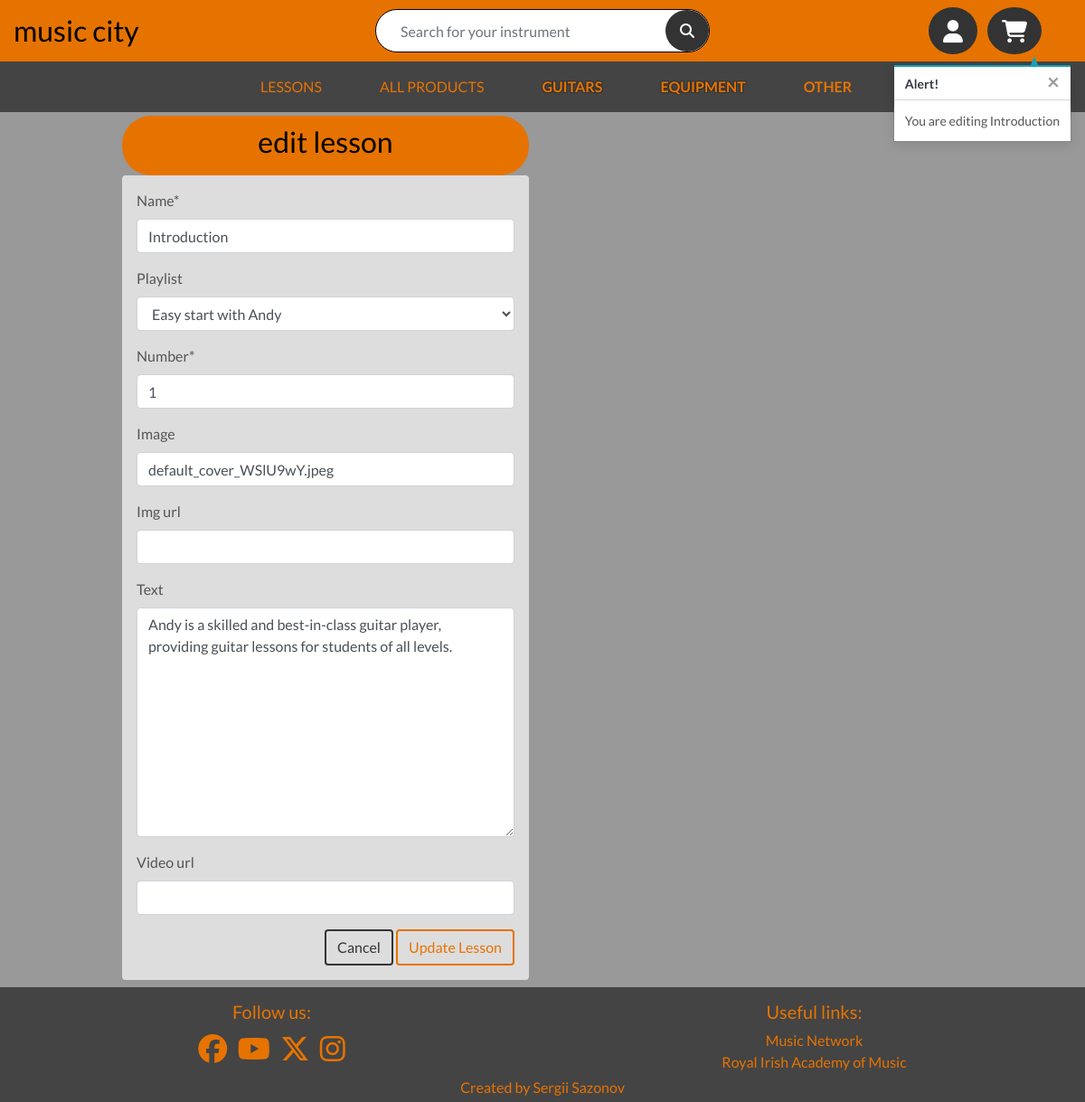
Before: /lessons/edit_lesson/11/ (signed in) with the older database file.
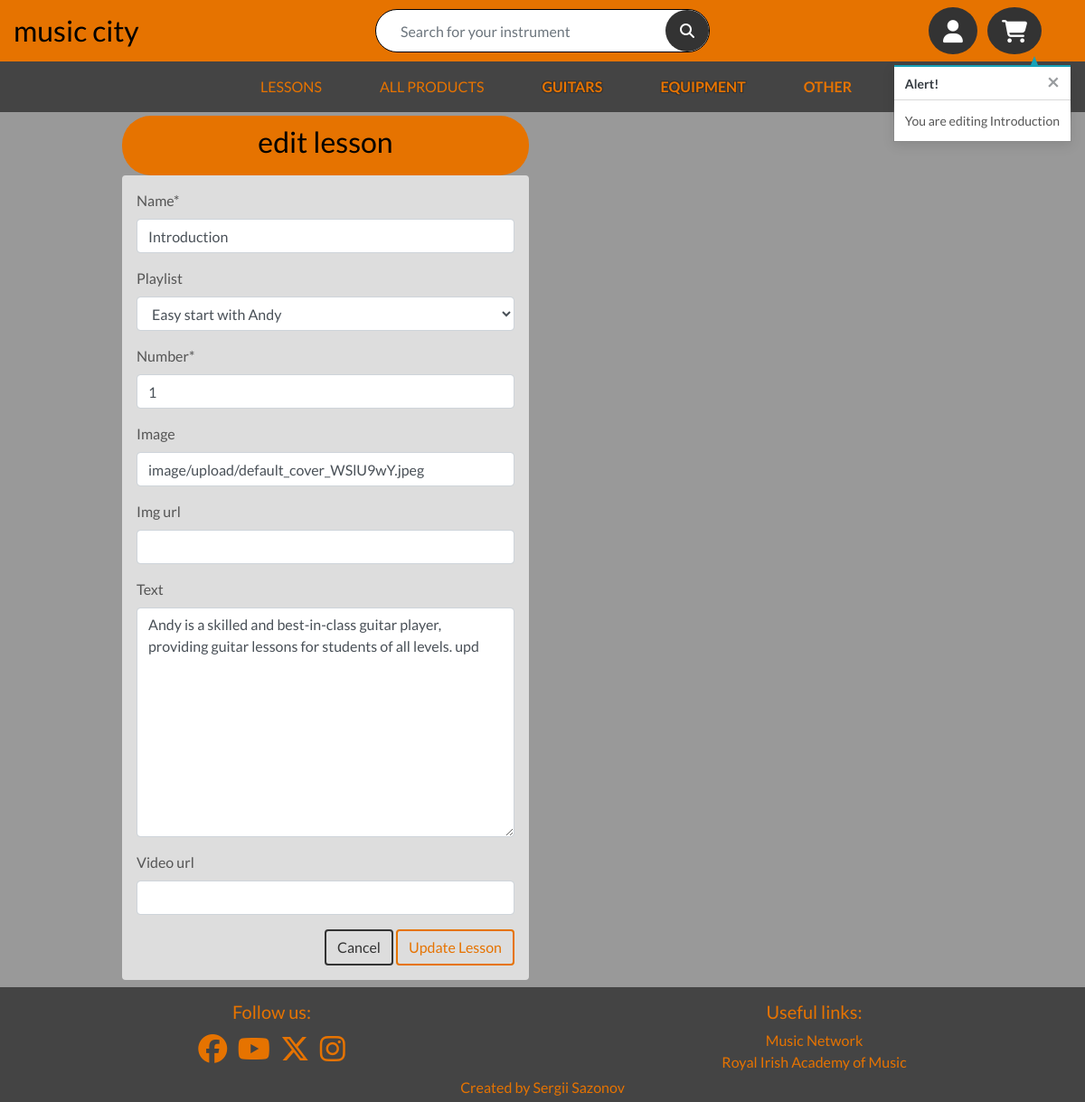
After: the same page with the newer database file.
### lessons/models.py (models this page shows, shortened)
class Lesson(models.Model):
    name = models.CharField(max_length=50)
    playlist = models.ForeignKey('Playlist', null=True,
                                 blank=True, on_delete=models.SET_NULL)
    number = models.IntegerField()
    cover_image = CloudinaryField('image', null=True, blank=True)
    img_url = models.URLField(max_length=1024, null=True, blank=True)
    text = models.TextField(null=True, blank=True)
    video_url = models.URLField(max_length=1024, null=True, blank=True)

### lessons/views.py (the view)
# urls.py: path('edit_lesson/<int:lesson_id>/',
@login_required
def edit_lesson(request, lesson_id):
    if not request.user.is_superuser:
        messages.error(request, 'Sorry, only store owners can do that.')
        return redirect(reverse('home'))
    lesson = get_object_or_404(Lesson, pk=lesson_id)
    if request.method == 'POST':
        form = LessonForm(request.POST, request.FILES, instance=lesson)
        if form.is_valid():
            form.save()
            messages.success(request, 'Successfully updated lesson!')
            return redirect(reverse('lesson', args=[lesson.id]))
        else:
            messages.error(request, 'Failed to update lesson. '
                                    'Please ensure the form is valid.')
    else:
        form = LessonForm(instance=lesson)
        messages.info(request, f'You are editing {lesson.name}')
    template = 'lessons/edit_lesson.html'
    context = {
        'form': form,
        'lesson': lesson,
    }
    return render(request, template, context)

### lessons/forms.py
class LessonForm(forms.ModelForm):
    class Meta:
        model = Lesson
        fields = '__all__'
    def __init__(self, *args, **kwargs):
        super().__init__(*args, **kwargs)
        playlists = Playlist.objects.all()
        friendly_names = [(p.id, p.get_friendly_name()) for p in playlists]
        self.fields['playlist'].choices = friendly_names
        for field_name, field in self.fields.items():
            field.widget.attrs['class'] = 'rounded'

### lessons/models.py (called while the page is built)
    def get_friendly_name(self):
        return self.friendly_name

### lessons/templates/lessons/edit_lesson.html (shortened to what this page needs)
{% extends "base.html" %}
{% load static %}
{% block page_header %}
    <div class="container header-container">
    </div>
{% endblock %}
{% block content %}
    <div class="container">
        <div class="row">
            <div class="col-12 col-md-6">
                <div class="product-header">
                    <h2 class="logo-font text-black">Edit Lesson</h2>
                </div>
            </div>
        </div>
        <div class="row">
            <div class="col-12 col-md-6">
                <form method="POST" action="{% url 'add_lesson' %}" class="form mb-2 light-bg p-3 rounded" enctype="multipart/form-data">
                    <fieldset class="rounded">
                        {{ form | crispy }}
                    </fieldset>
                    <div class="text-right">
                        <a class="btn btn-back" href="{% url 'lessons' %}">Cancel</a>
                        <button class="btn btn-main" type="submit">Update Lesson</button>
                    </div>
                </form>
            </div>
        </div>
    </div>
{% endblock %}

Changed rows visible on the page:
changed Lesson "Introduction": cover_image "default_cover_WSlU9wY.jpeg" → "image/upload/default_cover_WSlU9wY.jpeg"; text "Andy is a skilled and best-in-class guitar player, providing guitar lessons for students of all levels." → "Andy is a skilled and best-in-class guitar player, providing guitar lessons for students of all levels. upd"
